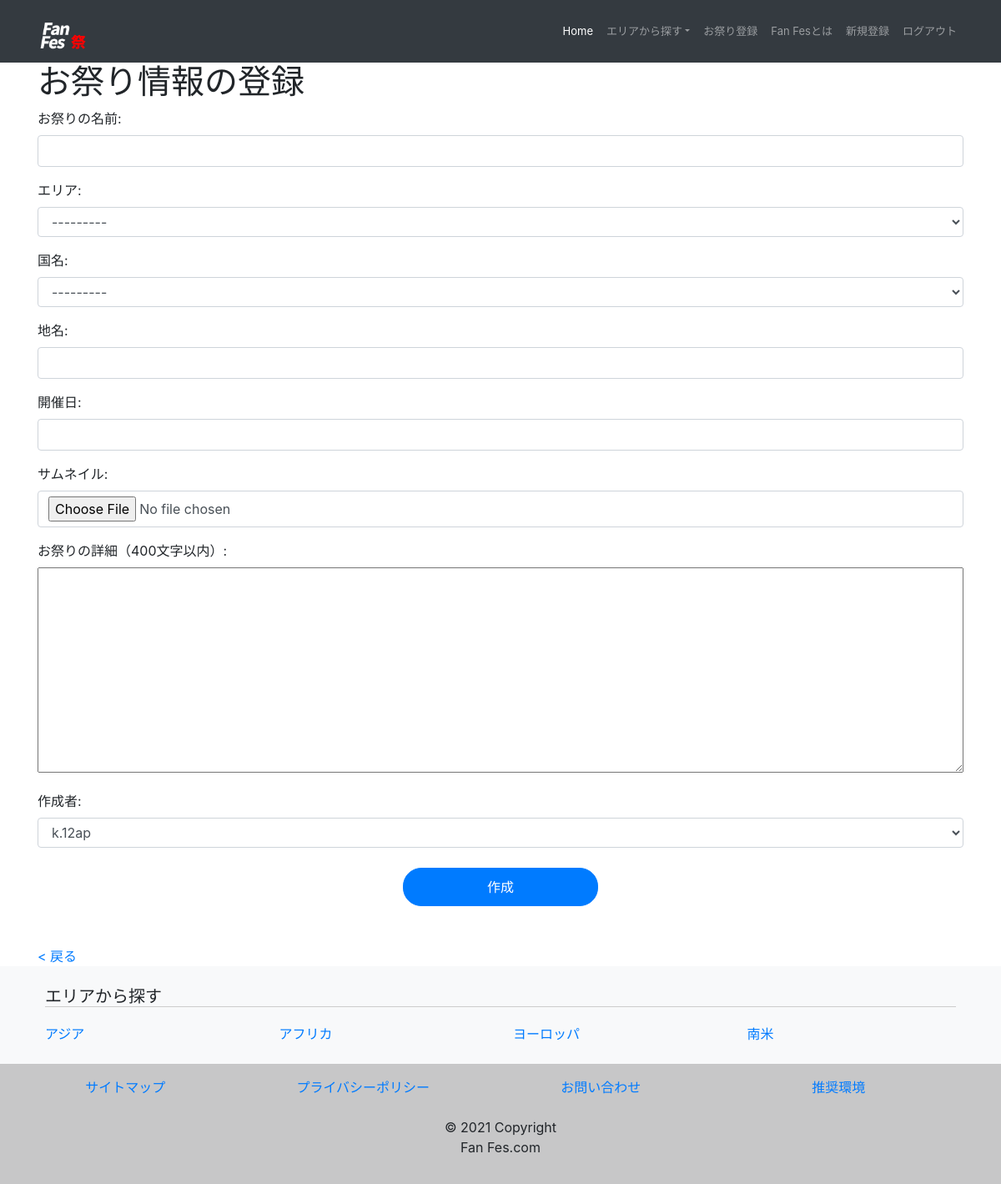
Screenshot of /festival/create/ (signed in) with the database file from the repository.
### festival/models.py (models this page shows)
class Area(models.Model):
    area = models.CharField(
        'エリア',
        max_length=225,
        blank = False,
        unique = True,
    )
    url_code = models.CharField(
        'URL名',
        max_length = 50,
        blank = False,
        unique = True,
    )
    author = models.ForeignKey(
        'auth.User',
        on_delete=models.CASCADE,
    )
    def __str__(self):
        return self.area

class Country(models.Model):
    country = models.CharField(
        '国名',
        max_length=255
    )
    author = models.ForeignKey(
        'auth.User',
        on_delete=models.CASCADE,
    )
    def __str__(self):
        return self.country

### festival/views.py (the view)
# urls.py: path('festival/create/', views.CreateView.as_view(), name ='create'),
class CreateView(LoginRequiredMixin,generic.edit.CreateView):
    model = Festival
    template_name = 'festival/create/index.html'
    form_class = PostForm
    def get_form_kwargs(self, *args, **kwargs):
        form_kwargs = super().get_form_kwargs(*args, **kwargs)
        form_kwargs['initial'] = {'author': self.request.user}
        return form_kwargs

### festival/forms.py
class  PostForm(forms.ModelForm):
    class Meta :
        model =Festival
        fields = ('name', 'area', 'country', 'location', 'start_time', 'thumbnail', 'detail' ,'author')

### festival/context_processors.py (called while the page is built)
def common(request):
    context = {
        'category_data'  : Area.objects.annotate(post_count=Count('festival')),
        'data' : Area.objects.all()
    }
    return context

### festival/templates/festival/create/index.html
{% extends 'festival/base.html' %}
{% load static %}
{% block head %}
            <link rel = 'stylesheet' href="{% static 'css/form.css' %}">
  {% endblock %}
{% block content %}
<div class="container">
<h1>お祭り情報の登録</h1>
<form enctype="multipart/form-data" action='' method='post'>{% csrf_token %}
     {{ form.as_p }}
     <div class="center mt-4">
        <button type='submit' class='btn btn-primary'>{{ object|yesno:'更新,作成'}}</button>
       </div>
 </form>
 <div class="mt-5">
    <a href='JavaScript:history.back()'>&lt; 戻る</a>
</div>
</div>
 {% endblock %}

### festival/templates/festival/base.html (shortened to what this page needs)
{% load static %}
<!DOCTYPE html>
<html lang="ja">
        <head>
              <link rel = 'stylesheet' href="{% static 'css/common.css' %}">
              <link rel = 'stylesheet' href = 'https://maxcdn.bootstrapcdn.com/bootstrap/4.0.0/css/bootstrap.min.css'>
              {% block head %}
              {% endblock %}
        </head>
<body>
<nav class="navbar navbar-expand-sm navbar-dark bg-dark fixed-top">
    <div class="container">
      <div class="logo">
    <a class="navbar-brand logo" href='{% url "festival:home" %}'><img src="{% static 'img/fan-fes.png' %}" class="navbar-brand logo" alt="fan-fesロゴ"></a>
  </div>
    <div class="collapse navbar-collapse justify-content-end" id="navbarSupportedContent">
      <ul class="navbar-nav">
        <li class="nav-item active">
          <a class="nav-link" href='{% url "festival:home" %}'>Home <span class="sr-only">(current)</span></a>
        </li>
        <li class="nav-item dropdown">
          <a class="nav-link dropdown-toggle">エリアから探す</a>
        </li>
        <li class="nav-item">
            <a class="nav-link" href='{% url "festival:create"%}'>お祭り登録</a>
          </li>
        <li class="nav-item">
          <a class="nav-link" href='{% url "festival:about" %}'>Fan Fesとは</a>
        </li>
        <li class="nav-item">
          <a class="nav-link" href='{%url  "accounts:signup"%}'>新規登録</a>
        </li>
        {% if user.is_authenticated %}
        <li class='nav-item'>
            <a href='{% url "logout" %}' class='logout nav-link'>ログアウト</a>
        </li>
    {% else %}
        <a href='{% url "login" %}' class='login nav-link'>ログイン</a>
    {% endif %}
      </ul>
    </div>
  </div>
  </nav>
                    {% block content %}
                    {% endblock %}
            <footer class="bg-light text-center text-lg-start">
              <div class="container p-4">
                <h5 class="text-left footer">エリアから探す</h5>
                <div class="row foot">
                  {% for category in category_data %}
                  <div class="col-lg-3 col-md-6 mb-4 mb-md-0 sp-side other">
                    <ul class="list-unstyled mb-0">
                      <li class="text-left">    <a href='{% url "festival:category" url_code=category.url_code %}' >{{ category.area }}</a></li>
                    </ul>
                  </div>
                  {% endfor %}
                </div>
              </div>
              <div class="text-center p-3" style="background-color: rgba(0, 0, 0, 0.2);">
                <div class="container">
                    <div class="row">
                  <div class="col-lg-3 col-md-6 mb-4 mb-md-0 sp-side">
                  <li class="list-unstyled contents">
                      <a href='{%url  "festival:sitemap"%}'>サイトマップ</a>
                  </li>
                  </div>
                  <div class="col-lg-3 col-md-6 mb-4 mb-md-0 sp-side">
                  <li class="list-unstyled contents">
                      <a href='{%url  "festival:policy"%}'>プライバシーポリシー</a>
                  </li>
                </div>
                <div class="col-lg-3 col-md-6 mb-4 mb-md-0 sp-side">
                  <li class="list-unstyled contents">
                      <a href='{%url  "festival:contact"%}'>お問い合わせ</a>
                  </li>
                </div>
                <div class="col-lg-3 col-md-6 mb-4 sp-side">
                  <li class="list-unstyled contents">
                      <a href='{%url  "festival:requirements"%}'>推奨環境</a>
                  </li>
                </div>
              </div>
              </div>
              <p>© 2021 Copyright<br>Fan Fes.com</p>
              </div>
            </footer>
          </body>
</html>

### festival/static/css/common.css (style rules this page uses)
.btn-primary { border-radius:22px !important; }
.list-unstyled.contents::after { content: ""; display:inline-block; margin: 0 20px; }
.footer { border-bottom:1px solid #ccc; margin-bottom: 20px; }
.btn.btn-primary { padding-left: 100px; padding-right: 100px; padding-top: 10px; padding-bottom: 10px; }
.navbar-expand-sm .navbar-nav .nav-link { font-size:13px !important; }
.logo { height: 59px; }

### festival/static/css/form.css (style rules this page uses)
.button, input { display: block; width: 100%; padding: .375rem .75rem; font-size: 1rem; line-height: 1.5; color: #495057 !important; background-color: #fff !important; background-clip: padding-box !important; border: 1px solid #ced4da !important; border-radius:.25rem; }
.button,select { display: block; width: 100%; padding: .375rem .75rem; font-size: 1rem; line-height: 1.5; color: #495057 !important; background-color: #fff !important; background-clip: padding-box !important; border: 1px solid #ced4da !important; border-radius:.25rem; }
textarea { min-width: 100%; }
.center { text-align: center; }

### festival/templates/festival/base.html (style rules this page uses)
body { padding-top: 74px }

### rows the page displays
Area: area "---------", area "アジア"
Country: country "---------"
Country: author "k.12ap"
Area: area "アフリカ"
Area: area "ヨーロッパ"
Area: area "南米"

### other values shown
{{ object|yesno:'更新,作成' }} "作成"
